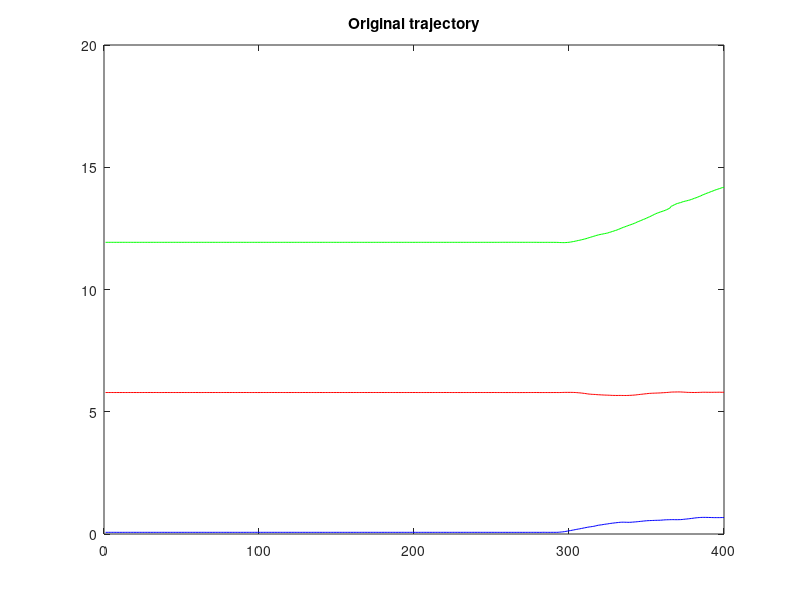
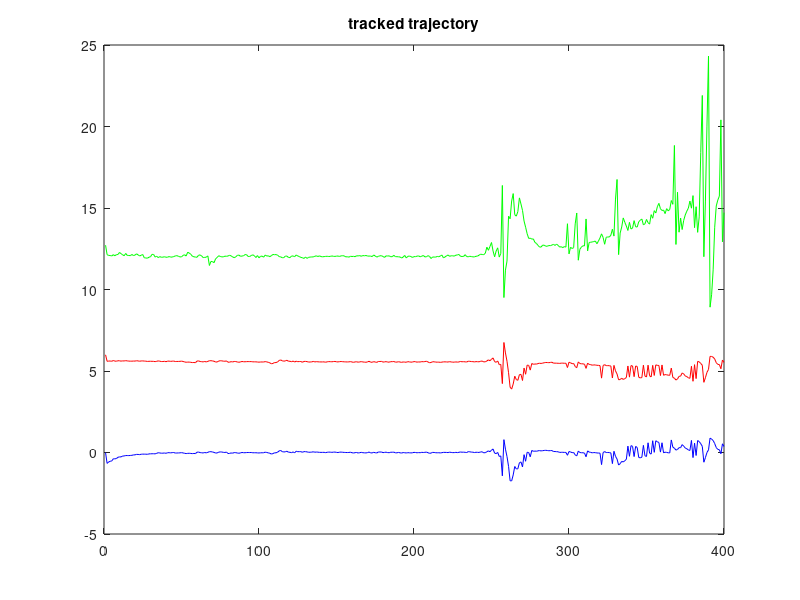
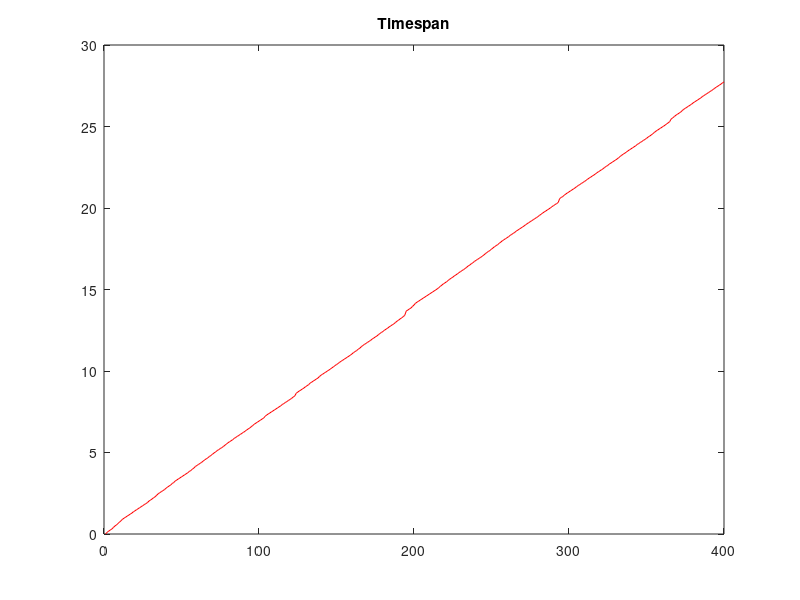
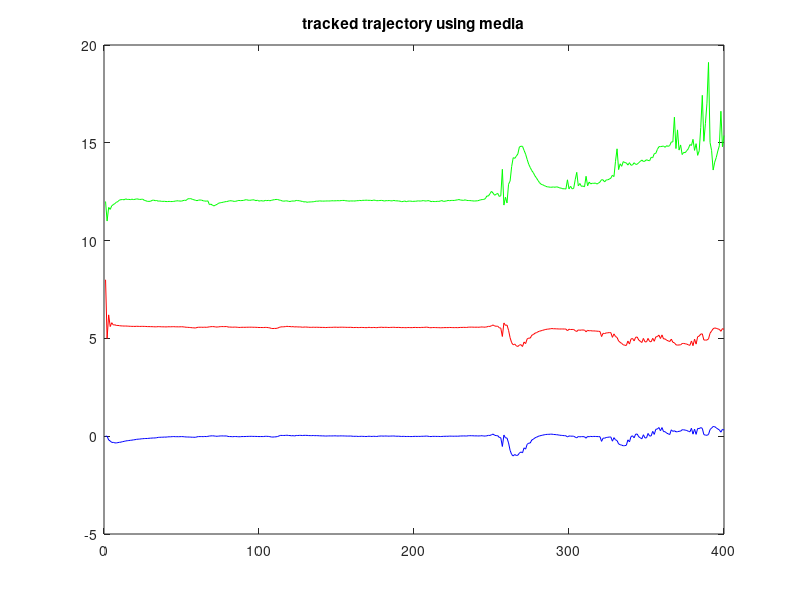

Here is the MATLAB script that generated these plots, in order:
clear all;close all; clc;
station_out_log = load('outputFile_GroundTracking.txt');
real_log = load('ViconData2.txt');

[nO, mO] = size(real_log);
[nS, mS] = size(station_out_log);

figure(1);
plot(       1:400, real_log(1:400,2),'r',...
            1:400, real_log(1:400,3),'g',...
            1:400, real_log(1:400,4),'b');
title('Original trajectory');
        
figure(2);
plot(       1:400, station_out_log(1:400,2),'r',...
            1:400, station_out_log(1:400,3),'g',...
            1:400, station_out_log(1:400,4),'b');
title('tracked trajectory');

figure(3);
plot(   1:400, station_out_log(1:400,1), 'r');
title('Timespan');

% Filtrando tomando la media
posMed = [8, 12, 0; 5, 11, 0];
for i = 3:400
   posMed = [posMed ; (station_out_log(i, 2:4) + posMed(i-1, :) + posMed(i-2, :))/3]; 
end

figure(4);
plot(       1:400, posMed(1:400,1),'r',...
            1:400, posMed(1:400,2),'g',...
            1:400, posMed(1:400,3),'b');
title('tracked trajectory using media');